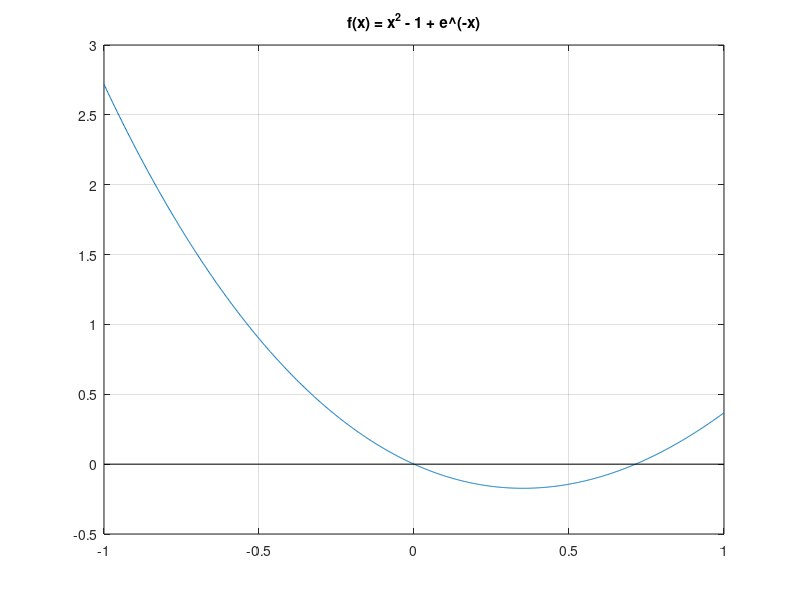

MATLAB code to generate this figure:
% Andrea Favero
% Si vogliono calcolare le soluzioni approssimate
% (una è anche determinabile in modo analitico esatto!) dell’equazione
% non lineare f(x) = x^2 - 1 + e^(-x) = 0.
% Si determinino graficamente, utilizzando le capacità grafiche di Matlab,
% degli intervalli sufficientemente piccoli (di ampiezza non maggiore di 0.2) 
% che contengono una e una sola soluzione, dell’equazione f(x) = 0.

f = inline('x.^(2) - 1 + e.^(-x)');
%ci si accorge immediatamente che la soluziona analitica esatta è 0.
a = -1;% 0.7;
b = 1; % 0.75;
x = linspace(a, b, 1000);
y = f(x);

plot(x,y);
hold on;
grid on;  %visualizza una griglia nel grafico
plot([a,b],[0,0],'k-') % Disegna l'asse x nell'intervallo [a,b]
title('f(x) = x^2 - 1 + e\^(-x)');
hold off;

%escluso lo zero determinabile analiticamente e coincidente con il valore 0
%usando le capacità grafiche di matlab, si può notare che, è
%presente un secondo zero nell'intervallo [0.70 , 0.75]